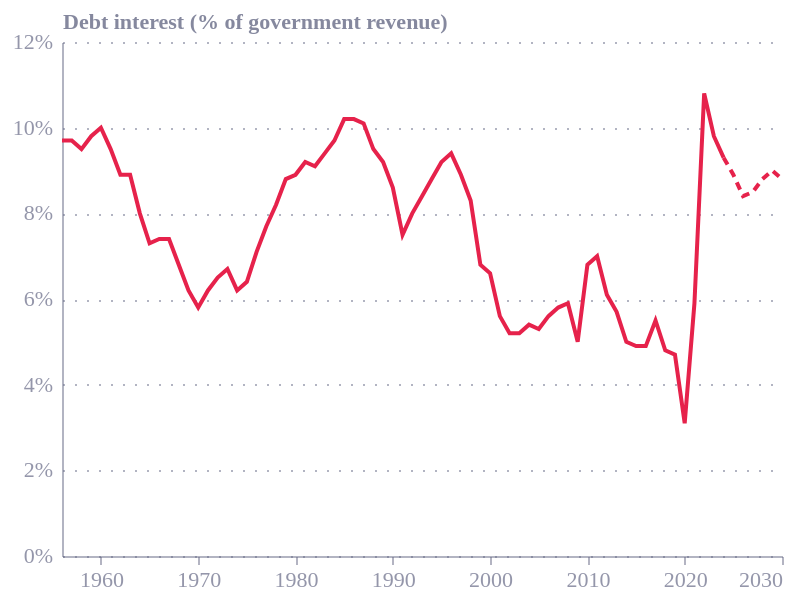

Notebook code for this chart:
### Code cell
import pandas as pd
import altair as alt
from ecostyles import EcoStyles

styles = EcoStyles(); styles.register_and_enable_theme()

# OBR March 2026 (Chart 4.6): debt interest as % of government revenue
rev = [9.7,9.7,9.5,9.8,10.0,9.5,8.9,8.9,8.0,7.3,7.4,7.4,6.8,6.2,5.8,6.2,6.5,6.7,6.2,
6.4,7.1,7.7,8.2,8.8,8.9,9.2,9.1,9.4,9.7,10.2,10.2,10.1,9.5,9.2,8.6,7.5,8.0,8.4,8.8,
9.2,9.4,8.9,8.3,6.8,6.6,5.6,5.2,5.2,5.4,5.3,5.6,5.8,5.9,5.0,6.8,7.0,6.1,5.7,5.0,4.9,
4.9,5.5,4.8,4.7,3.1,5.9,10.8,9.8,9.3,8.9,8.4,8.5,8.8,9.0,8.8]
start = 1956
df = pd.DataFrame({"fy_start": list(range(start, start+len(rev))), "pct": rev})
df["date"] = pd.to_datetime(df["fy_start"], format="%Y")
FC = 2025
df["seg"] = df["fy_start"].apply(lambda y: "forecast" if y >= FC else "actual")

base = alt.Chart(df).encode(
    x=alt.X("date:T", axis=alt.Axis(format="%Y", tickCount=8), title=None),
    y=alt.Y("pct:Q", scale=alt.Scale(domain=[0, 12]),
            title="Debt interest (% of government revenue)",
            axis=alt.Axis(labelExpr="datum.label + '%'")))

actual = base.transform_filter("datum.seg=='actual'").mark_line(
    strokeWidth=2, color="#E6224B")
fc = base.transform_filter("datum.fy_start>=2024").mark_line(
    strokeWidth=2, color="#E6224B", strokeDash=[4,3])

chart = (
    (actual + fc)
    .properties(
        width=400, height=300,
        autosize=alt.AutoSizeParams(type="fit", contains="padding"),  # <- was missing
    )
    .configure(background="white", font="Circular Std")
    .configure_view(fill="transparent", stroke="transparent"))

styles.save(chart, path=".", name="debt_interest_revenue", svg=True)
# crisp raster for the blog:
chart.save("debt_interest_revenue.png", scale_factor=3)   # 2100×810, same 700×270 ratio
chart

### Figure 1 — Vega-Lite specification as saved in the notebook (floating-point values rounded to 4 significant figures)
{"config": {"font": "Circular Std", "text": {"color": "#676A86", "align": "left", "baseline": "middle", "dx": 7, "dy": 0, "fontSize": 11}, "view": {"stroke": "transparent", "continuousWidth": 400, "continuousHeight": 300, "discreteWidth": 400, "discreteHeight": 300, "fill": "transparent"}, "range": {"category": ["#36B7B4", "#E6224B", "#F4C245", "#0063AF", "#00A767", "#179FDB", "#EB5C2E"], "diverging": ["#E6224B", "#E54753", "#C9C9C9", "#179FDB", "#122B39"], "heatmap": ["#C9C9C9", "#179FDB", "#0063AF", "#122B39"], "ordinal": ["#00A767", "#36B7B4", "#179FDB", "#0063AF", "#243B5A"]}, "bar": {"color": "#179fdb"}, "line": {"color": "#e6224b"}, "rule": {"color": "#676A86"}, "area": {"opacity": 0.3}, "point": {"filled": true, "size": 80, "color": "#e6224b", "opacity": 0.95}, "geoshape": {"stroke": "white", "strokeWidth": 0.3}, "rect": {"fill": "#d6d4d4", "opacity": 0.3}, "axis": {"labelColor": "#676A86", "labelFontSize": 11, "labelFont": "Circular Std", "labelOpacity": 0.7, "tickColor": "#676A86", "tickOpacity": 0.5, "domainColor": "#676A86", "domainOpacity": 0.5, "gridColor": "#676A86", "gridDash": [2, 2], "gridOpacity": 0.5, "title": null, "titleColor": "#676A86", "titleOpacity": 0.8, "tickSize": 4}, "axisXDiscrete": {"grid": false, "labelAngle": 0, "tickCount": 10, "tickOpacity": 0.5, "title": null}, "axisYDiscrete": {"ticks": false, "labelPadding": 5}, "axisXTemporal": {"grid": false, "ticks": true}, "axisXQuantitative": {"grid": true}, "axisYQuantitative": {"gridColor": "#676A86", "gridDash": [1, 5], "gridOpacity": 0.5, "ticks": false, "labelPadding": 5, "tickCount": 8, "titleAngle": 0, "titleAlign": "left", "titleBaseline": "bottom", "titleX": 0, "titleY": -5}, "title": {"color": "#676A86E6", "subtitleColor": "#676A86", "font": "Circular Std", "subtitleFont": "Circular Std", "anchor": "start", "fontSize": 14, "subtitleFontSize": 12, "subtitlePadding": 4, "offset": 0, "frame": "group"}, "legend": {"titleColor": "#122b39", "title": null, "labelColor": "#122b39", "labelFontSize": 11}, "background": "white"}, "layer": [{"mark": {"type": "line", "color": "#E6224B", "strokeWidth": 2}, "encoding": {"x": {"axis": {"format": "%Y", "tickCount": 8}, "field": "date", "title": null, "type": "temporal"}, "y": {"axis": {"labelExpr": "datum.label + '%'"}, "field": "pct", "scale": {"domain": [0, 12]}, "title": "Debt interest (% of government revenue)", "type": "quantitative"}}, "transform": [{"filter": "datum.seg=='actual'"}]}, {"mark": {"type": "line", "color": "#E6224B", "strokeDash": [4, 3], "strokeWidth": 2}, "encoding": {"x": {"axis": {"format": "%Y", "tickCount": 8}, "field": "date", "title": null, "type": "temporal"}, "y": {"axis": {"labelExpr": "datum.label + '%'"}, "field": "pct", "scale": {"domain": [0, 12]}, "title": "Debt interest (% of government revenue)", "type": "quantitative"}}, "transform": [{"filter": "datum.fy_start>=2024"}]}], "autosize": {"contains": "padding", "type": "fit"}, "data": {"name": "data-b9c92704e06d6090f00052f3fa27b0d2"}, "height": 300, "width": 400, "$schema": "https://vega.github.io/schema/vega-lite/v6.4.1.json", "datasets": {"data-b9c92704e06d6090f00052f3fa27b0d2": [{"fy_start": 1956, "pct": 9.7, "date": "1956-01-01T00:00:00", "seg": "actual"}, {"fy_start": 1957, "pct": 9.7, "date": "1957-01-01T00:00:00", "seg": "actual"}, {"fy_start": 1958, "pct": 9.5, "date": "1958-01-01T00:00:00", "seg": "actual"}, {"fy_start": 1959, "pct": 9.8, "date": "1959-01-01T00:00:00", "seg": "actual"}, {"fy_start": 1960, "pct": 10.0, "date": "1960-01-01T00:00:00", "seg": "actual"}, {"fy_start": 1961, "pct": 9.5, "date": "1961-01-01T00:00:00", "seg": "actual"}, {"fy_start": 1962, "pct": 8.9, "date": "1962-01-01T00:00:00", "seg": "actual"}, {"fy_start": 1963, "pct": 8.9, "date": "1963-01-01T00:00:00", "seg": "actual"}, {"fy_start": 1964, "pct": 8.0, "date": "1964-01-01T00:00:00", "seg": "actual"}, {"fy_start": 1965, "pct": 7.3, "date": "1965-01-01T00:00:00", "seg": "actual"}, {"fy_start": 1966, "pct": 7.4, "date": "1966-01-01T00:00:00", "seg": "actual"}, {"fy_start": 1967, "pct": 7.4, "date": "1967-01-01T00:00:00", "seg": "actual"}, {"fy_start": 1968, "pct": 6.8, "date": "1968-01-01T00:00:00", "seg": "actual"}, {"fy_start": 1969, "pct": 6.2, "date": "1969-01-01T00:00:00", "seg": "actual"}, {"fy_start": 1970, "pct": 5.8, "date": "1970-01-01T00:00:00", "seg": "actual"}, {"fy_start": 1971, "pct": 6.2, "date": "1971-01-01T00:00:00", "seg": "actual"}, {"fy_start": 1972, "pct": 6.5, "date": "1972-01-01T00:00:00", "seg": "actual"}, {"fy_start": 1973, "pct": 6.7, "date": "1973-01-01T00:00:00", "seg": "actual"}, {"fy_start": 1974, "pct": 6.2, "date": "1974-01-01T00:00:00", "seg": "actual"}, {"fy_start": 1975, "pct": 6.4, "date": "1975-01-01T00:00:00", "seg": "actual"}, {"fy_start": 1976, "pct": 7.1, "date": "1976-01-01T00:00:00", "seg": "actual"}, {"fy_start": 1977, "pct": 7.7, "date": "1977-01-01T00:00:00", "seg": "actual"}, {"fy_start": 1978, "pct": 8.2, "date": "1978-01-01T00:00:00", "seg": "actual"}, {"fy_start": 1979, "pct": 8.8, "date": "1979-01-01T00:00:00", "seg": "actual"}, {"fy_start": 1980, "pct": 8.9, "date": "1980-01-01T00:00:00", "seg": "actual"}, {"fy_start": 1981, "pct": 9.2, "date": "1981-01-01T00:00:00", "seg": "actual"}, {"fy_start": 1982, "pct": 9.1, "date": "1982-01-01T00:00:00", "seg": "actual"}, {"fy_start": 1983, "pct": 9.4, "date": "1983-01-01T00:00:00", "seg": "actual"}, {"fy_start": 1984, "pct": 9.7, "date": "1984-01-01T00:00:00", "seg": "actual"}, {"fy_start": 1985, "pct": 10.2, "date": "1985-01-01T00:00:00", "seg": "actual"}, {"fy_start": 1986, "pct": 10.2, "date": "1986-01-01T00:00:00", "seg": "actual"}, {"fy_start": 1987, "pct": 10.1, "date": "1987-01-01T00:00:00", "seg": "actual"}, {"fy_start": 1988, "pct": 9.5, "date": "1988-01-01T00:00:00", "seg": "actual"}, {"fy_start": 1989, "pct": 9.2, "date": "1989-01-01T00:00:00", "seg": "actual"}, {"fy_start": 1990, "pct": 8.6, "date": "1990-01-01T00:00:00", "seg": "actual"}, {"fy_start": 1991, "pct": 7.5, "date": "1991-01-01T00:00:00", "seg": "actual"}, {"fy_start": 1992, "pct": 8.0, "date": "1992-01-01T00:00:00", "seg": "actual"}, {"fy_start": 1993, "pct": 8.4, "date": "1993-01-01T00:00:00", "seg": "actual"}, {"fy_start": 1994, "pct": 8.8, "date": "1994-01-01T00:00:00", "seg": "actual"}, {"fy_start": 1995, "pct": 9.2, "date": "1995-01-01T00:00:00", "seg": "actual"}, {"fy_start": 1996, "pct": 9.4, "date": "1996-01-01T00:00:00", "seg": "actual"}, {"fy_start": 1997, "pct": 8.9, "date": "1997-01-01T00:00:00", "seg": "actual"}, {"fy_start": 1998, "pct": 8.3, "date": "1998-01-01T00:00:00", "seg": "actual"}, {"fy_start": 1999, "pct": 6.8, "date": "1999-01-01T00:00:00", "seg": "actual"}, {"fy_start": 2000, "pct": 6.6, "date": "2000-01-01T00:00:00", "seg": "actual"}, {"fy_start": 2001, "pct": 5.6, "date": "2001-01-01T00:00:00", "seg": "actual"}, {"fy_start": 2002, "pct": 5.2, "date": "2002-01-01T00:00:00", "seg": "actual"}, {"fy_start": 2003, "pct": 5.2, "date": "2003-01-01T00:00:00", "seg": "actual"}, {"fy_start": 2004, "pct": 5.4, "date": "2004-01-01T00:00:00", "seg": "actual"}, {"fy_start": 2005, "pct": 5.3, "date": "2005-01-01T00:00:00", "seg": "actual"}, {"fy_start": 2006, "pct": 5.6, "date": "2006-01-01T00:00:00", "seg": "actual"}, {"fy_start": 2007, "pct": 5.8, "date": "2007-01-01T00:00:00", "seg": "actual"}, {"fy_start": 2008, "pct": 5.9, "date": "2008-01-01T00:00:00", "seg": "actual"}, {"fy_start": 2009, "pct": 5.0, "date": "2009-01-01T00:00:00", "seg": "actual"}, {"fy_start": 2010, "pct": 6.8, "date": "2010-01-01T00:00:00", "seg": "actual"}, {"fy_start": 2011, "pct": 7.0, "date": "2011-01-01T00:00:00", "seg": "actual"}, {"fy_start": 2012, "pct": 6.1, "date": "2012-01-01T00:00:00", "seg": "actual"}, {"fy_start": 2013, "pct": 5.7, "date": "2013-01-01T00:00:00", "seg": "actual"}, {"fy_start": 2014, "pct": 5.0, "date": "2014-01-01T00:00:00", "seg": "actual"}, {"fy_start": 2015, "pct": 4.9, "date": "2015-01-01T00:00:00", "seg": "actual"}, {"fy_start": 2016, "pct": 4.9, "date": "2016-01-01T00:00:00", "seg": "actual"}, {"fy_start": 2017, "pct": 5.5, "date": "2017-01-01T00:00:00", "seg": "actual"}, {"fy_start": 2018, "pct": 4.8, "date": "2018-01-01T00:00:00", "seg": "actual"}, {"fy_start": 2019, "pct": 4.7, "date": "2019-01-01T00:00:00", "seg": "actual"}, {"fy_start": 2020, "pct": 3.1, "date": "2020-01-01T00:00:00", "seg": "actual"}, {"fy_start": 2021, "pct": 5.9, "date": "2021-01-01T00:00:00", "seg": "actual"}, {"fy_start": 2022, "pct": 10.8, "date": "2022-01-01T00:00:00", "seg": "actual"}, {"fy_start": 2023, "pct": 9.8, "date": "2023-01-01T00:00:00", "seg": "actual"}, {"fy_start": 2024, "pct": 9.3, "date": "2024-01-01T00:00:00", "seg": "actual"}, {"fy_start": 2025, "pct": 8.9, "date": "2025-01-01T00:00:00", "seg": "forecast"}, {"fy_start": 2026, "pct": 8.4, "date": "2026-01-01T00:00:00", "seg": "forecast"}, {"fy_start": 2027, "pct": 8.5, "date": "2027-01-01T00:00:00", "seg": "forecast"}, {"fy_start": 2028, "pct": 8.8, "date": "2028-01-01T00:00:00", "seg": "forecast"}, {"fy_start": 2029, "pct": 9.0, "date": "2029-01-01T00:00:00", "seg": "forecast"}, {"fy_start": 2030, "pct": 8.8, "date": "2030-01-01T00:00:00", "seg": "forecast"}]}}
